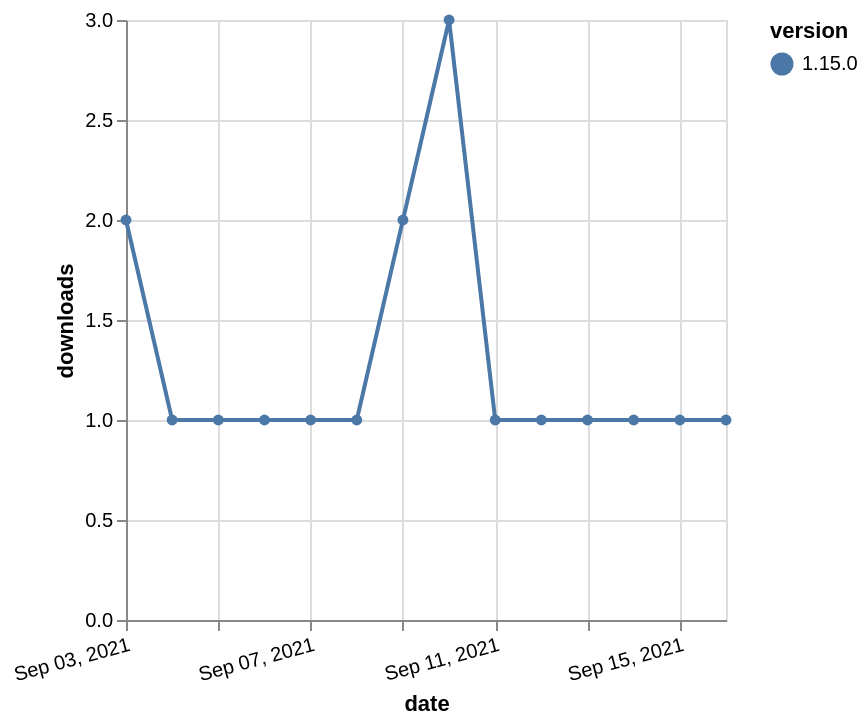

The Vega-Lite source for this figure:
### Vega-Lite specification from a JSON file in a GitHub repository (floating-point values rounded to 4 significant figures)
{"$schema": "https://vega.github.io/schema/vega-lite/v5.json", "description": "A simple bar chart with embedded data.", "data": {"values": [{"date": "2021-09-03", "total": 504, "delta": 2, "version": "1.15.0"}, {"date": "2021-09-04", "total": 505, "delta": 1, "version": "1.15.0"}, {"date": "2021-09-05", "total": 506, "delta": 1, "version": "1.15.0"}, {"date": "2021-09-06", "total": 507, "delta": 1, "version": "1.15.0"}, {"date": "2021-09-07", "total": 508, "delta": 1, "version": "1.15.0"}, {"date": "2021-09-08", "total": 509, "delta": 1, "version": "1.15.0"}, {"date": "2021-09-09", "total": 511, "delta": 2, "version": "1.15.0"}, {"date": "2021-09-10", "total": 514, "delta": 3, "version": "1.15.0"}, {"date": "2021-09-11", "total": 515, "delta": 1, "version": "1.15.0"}, {"date": "2021-09-12", "total": 516, "delta": 1, "version": "1.15.0"}, {"date": "2021-09-13", "total": 517, "delta": 1, "version": "1.15.0"}, {"date": "2021-09-14", "total": 518, "delta": 1, "version": "1.15.0"}, {"date": "2021-09-15", "total": 519, "delta": 1, "version": "1.15.0"}, {"date": "2021-09-16", "total": 520, "delta": 1, "version": "1.15.0"}]}, "width": "container", "mark": {"type": "line", "point": {"filled": true}}, "encoding": {"x": {"field": "date", "type": "temporal", "timeUnit": "yearmonthdate", "title": "date", "axis": {"labelAngle": -15}}, "y": {"field": "delta", "type": "quantitative", "title": "downloads"}, "color": {"field": "version", "type": "nominal"}, "tooltip": {"field": "delta"}}}
